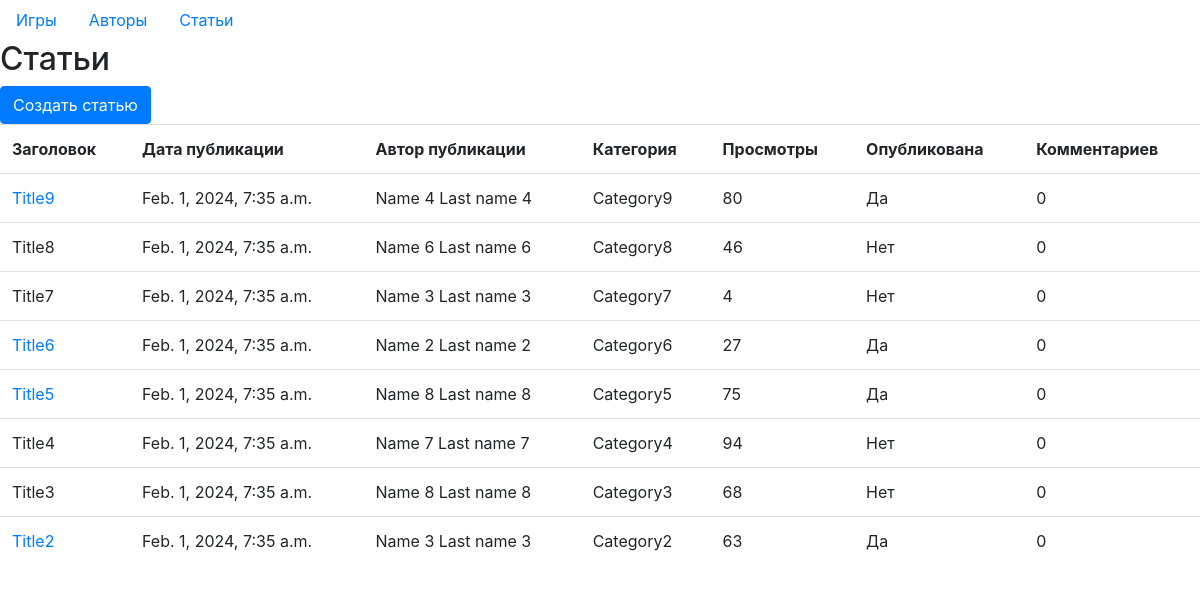
Before: /seminar_03/articles/ with the older database file.
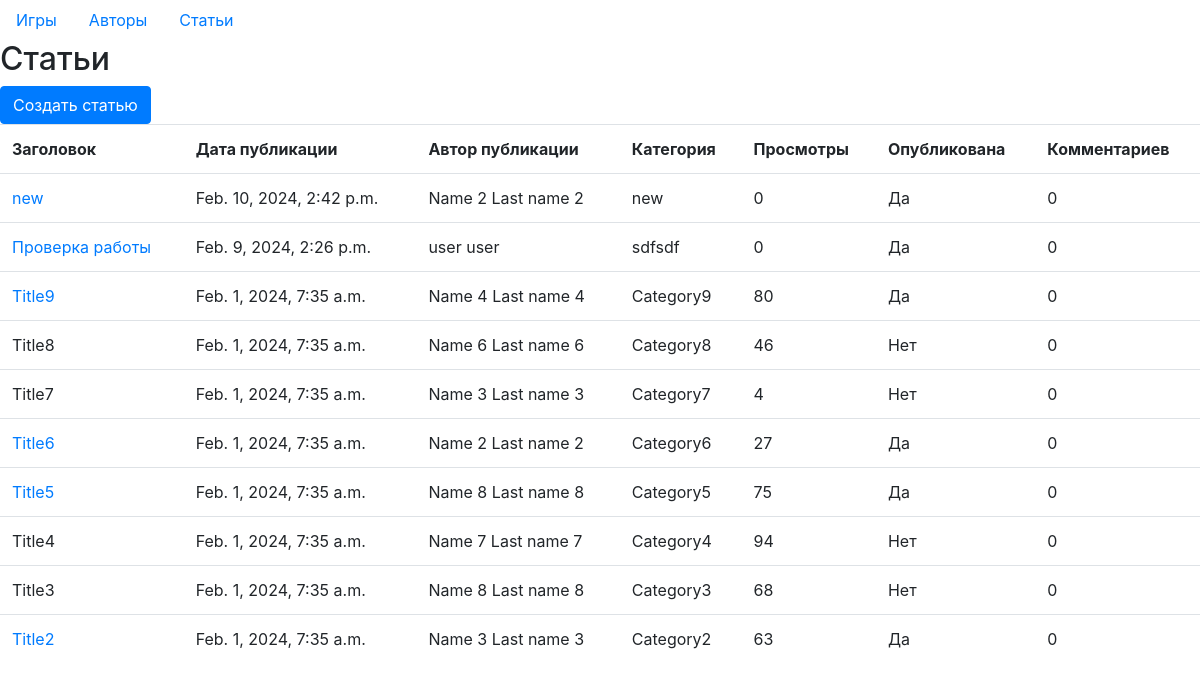
After: the same page with the newer database file.
### seminar_02/models.py (models this page shows, shortened)
class Article(models.Model):
    title = models.CharField(max_length=200, verbose_name='Заголовок')
    content = models.TextField(verbose_name='Содержание', null=True, blank=True)
    author = models.ForeignKey(Author, on_delete=models.CASCADE, verbose_name='Автор')
    category = models.CharField(max_length=100, verbose_name='Категория')
    views = models.IntegerField(default=0, verbose_name='Просмотры')
    is_published = models.BooleanField(default=False, verbose_name='Опубликовано')
    date_published = models.DateTimeField(auto_now_add=True, verbose_name='Дата публикации')
    change_date = models.DateTimeField(auto_now=True, verbose_name='Дата изменения')
    fields = ['title', 'content', 'category', 'views']
    class Meta:
        ordering = ['-change_date']
        verbose_name = 'Статья'
        verbose_name_plural = 'Статьи'

class Author(models.Model):
    first_name = models.CharField(max_length=100, verbose_name='Имя')
    last_name = models.CharField(max_length=100, verbose_name='Фамилия')
    email = models.EmailField(verbose_name='Почта')
    bio = models.TextField(verbose_name='Биография', null=True, blank=True)
    birth_date = models.DateField(verbose_name='День рождения', null=True, blank=True)
    reg_date = models.DateTimeField(auto_now_add=True, verbose_name='Дата регистрации')
    change_date = models.DateTimeField(auto_now=True, verbose_name='Дата изменения')
    fields = ['first_name', 'last_name', 'email', 'bio', 'birth_date']
    @property
    def full_name(self):
        return f'{self.first_name} {self.last_name}'
    """CRUD функции"""
    class Meta:
        ordering = ['-change_date']
        verbose_name = 'Автор'
        verbose_name_plural = 'Авторы'

### seminar_03/views.py (the view)
# urls.py: path('articles/', get_articles, name='get_articles'),
def get_articles(request, author_id=None):
    articles = Article.objects.order_by('-date_published').all()
    if author_id:
        author = get_object_or_404(Author, pk=author_id)
        articles = Article.objects.filter(author=author).all()
        title = f'Статьи автора {author.full_name}'
    else:
        title = 'Статьи'
    context = {
        'title': title,
        'columns': ['Заголовок', 'Дата публикации', 'Автор публикации', 'Категория', 'Просмотры', 'Опубликована',
                    'Комментариев'],
        'articles': articles,
    }
    return render(request, 'seminar_03/articles.html', context)

### seminar_03/templates/seminar_03/articles.html (shortened to what this page needs)
{% extends 'seminar_03/base.html' %}
{% block content %}
<h2> {{ title }} </h2>
<a class="btn btn-primary" role="button" href="{% url 'article_create'%}">Создать статью</a>
<table class="table">
    <tr>
        {% for column in columns %}
        <th>{{ column }}</th>
        {% endfor %}
    </tr>
    {% for article in articles %}
    <tr>
        <td>
            {% if article.is_published %}<a href="{% url 'article_full' article.id %}">{{ article.title }}</a>
            {% else %} {{ article.title }}
            {% endif %}
        </td>
        <td> {{ article.date_published }}</td>
        <td> {{ article.author.full_name }}</td>
        <td> {{ article.category }}</td>
        <td> {{ article.views }}</td>
        <td> {% if article.is_published %} Да
            {% else %} Нет
            {% endif %}
        </td>
        <td>{{ article.comments|length }}</td>
    </tr>
    {% endfor %}
</table>
{% endblock %}

Changed rows visible on the page:
added Article: title "new", date_published "Feb. 10, 2024, 2:42 p.m.", author.full_name "Name 2 Last name 2", category "new", views "0", is_published "Да", comments|length "0"
added Article: title "Проверка работы", date_published "Feb. 9, 2024, 2:26 p.m.", author.full_name "user user", category "sdfsdf", views "0", is_published "Да", comments|length "0"
